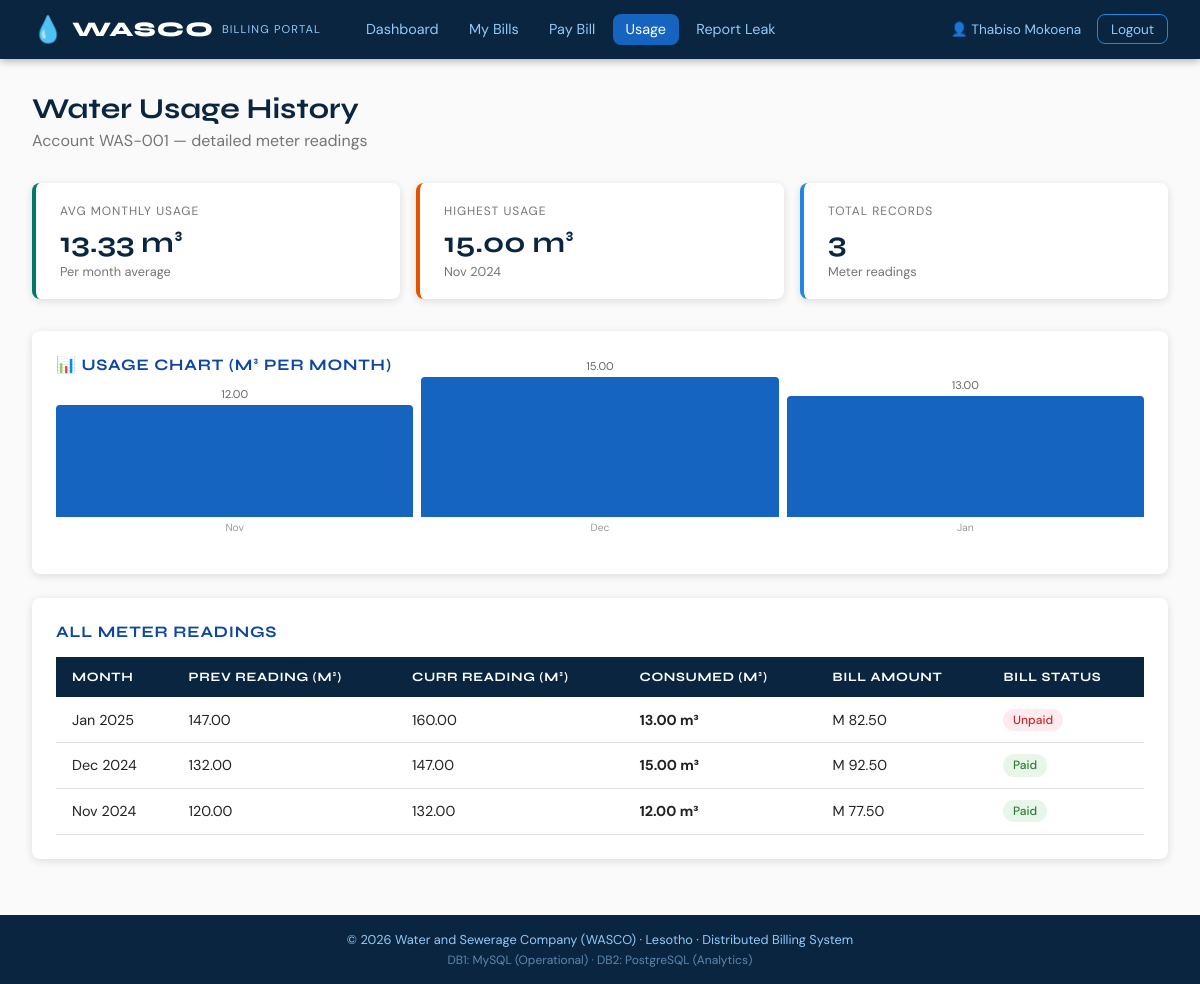
/pages/usage.php (signed in), run on the app's committed database.
### tables this page shows
CREATE TABLE water_usage (
    usage_id INT PRIMARY KEY AUTO_INCREMENT,
    account_number VARCHAR(20) NOT NULL,
    reading_month DATE NOT NULL,
    previous_reading DECIMAL(10,2) DEFAULT 0,
    current_reading DECIMAL(10,2) NOT NULL,
    units_consumed DECIMAL(10,2) GENERATED ALWAYS AS (current_reading - previous_reading) STORED,
    recorded_by INT,
    recorded_at TIMESTAMP DEFAULT CURRENT_TIMESTAMP,
    FOREIGN KEY (account_number) REFERENCES customers(account_number),
    FOREIGN KEY (recorded_by) REFERENCES users(user_id)
);

CREATE TABLE bills (
    bill_id INT PRIMARY KEY AUTO_INCREMENT,
    account_number VARCHAR(20) NOT NULL,
    billing_month DATE NOT NULL,
    units_consumed DECIMAL(10,2) NOT NULL,
    amount_due DECIMAL(10,2) NOT NULL,
    due_date DATE NOT NULL,
    payment_status ENUM('unpaid','partial','paid','overdue') DEFAULT 'unpaid',
    generated_at TIMESTAMP DEFAULT CURRENT_TIMESTAMP,
    FOREIGN KEY (account_number) REFERENCES customers(account_number)
);

### pages/usage.php (the view, shortened to what this page needs)
<?php
$db  = getDB1();
$acc = $_SESSION['account_number'];
$usage = $db->prepare("SELECT w.*, b.amount_due, b.payment_status FROM water_usage w
                        LEFT JOIN bills b ON w.account_number=b.account_number
                          AND DATE_FORMAT(w.reading_month,'%Y-%m')=DATE_FORMAT(b.billing_month,'%Y-%m')
                        WHERE w.account_number=?
                        ORDER BY w.reading_month DESC");
$usage->execute([$acc]);
$records = $usage->fetchAll();
$avgStmt = $db->prepare("SELECT ROUND(AVG(units_consumed),2) as avg_units FROM water_usage WHERE account_number=?");
$avgStmt->execute([$acc]);
$avg = $avgStmt->fetchColumn();
$maxStmt = $db->prepare("SELECT MAX(units_consumed) as max_units, reading_month FROM water_usage WHERE account_number=?");
$maxStmt->execute([$acc]);
$maxData = $maxStmt->fetch();
include __DIR__ . '/../includes/header.php';
?>
<div class="page-header">
    <h1>Water Usage History</h1>
    <p>Account <?= $acc ?> — detailed meter readings</p>
</div>
<div class="stat-grid">
    <div class="stat-card teal">
        <div class="stat-label">Avg Monthly Usage</div>
        <div class="stat-value"><?= $avg ?? 0 ?> m³</div>
        <div class="stat-sub">Per month average</div>
    </div>
    <div class="stat-card orange">
        <div class="stat-label">Highest Usage</div>
        <div class="stat-value"><?= $maxData['max_units'] ?? 0 ?> m³</div>
        <div class="stat-sub"><?= $maxData['reading_month'] ? date('M Y', strtotime($maxData['reading_month'])) : '-' ?></div>
    </div>
    <div class="stat-card">
        <div class="stat-label">Total Records</div>
        <div class="stat-value"><?= count($records) ?></div>
        <div class="stat-sub">Meter readings</div>
    </div>
</div>
<?php if ($records): ?>
<div class="card">
    <div class="card-title">📊 Usage Chart (m³ per month)</div>
    <div style="display:flex;align-items:flex-end;gap:8px;height:160px;padding:1rem 0;">
        <?php
        $maxUnits = max(array_column($records,'units_consumed')) ?: 1;
        $chartData = array_reverse(array_slice($records, 0, 12));
        foreach ($chartData as $r):
            $height = round(($r['units_consumed']/$maxUnits)*140);
        ?>
        <div style="flex:1;display:flex;flex-direction:column;align-items:center;gap:4px;">
            <span style="font-size:.7rem;color:#666"><?= $r['units_consumed'] ?></span>
            <div style="width:100%;height:<?= $height ?>px;background:#1565c0;border-radius:4px 4px 0 0;transition:height .3s;"></div>
            <span style="font-size:.65rem;color:#999;text-align:center;"><?= date('M', strtotime($r['reading_month'])) ?></span>
        </div>
        <?php endforeach; ?>
    </div>
</div>
<?php endif; ?>
<div class="card">
    <div class="card-title">All Meter Readings</div>
    <div class="table-wrap">
        <table>
            <thead>
                <tr><th>Month</th><th>Prev Reading (m³)</th><th>Curr Reading (m³)</th><th>Consumed (m³)</th><th>Bill Amount</th><th>Bill Status</th></tr>
            </thead>
            <tbody>
            <?php foreach ($records as $r): ?>
            <tr>
                <td><?= date('M Y', strtotime($r['reading_month'])) ?></td>
                <td><?= $r['previous_reading'] ?></td>
                <td><?= $r['current_reading'] ?></td>
                <td><strong><?= $r['units_consumed'] ?> m³</strong></td>
                <td><?= $r['amount_due'] ? 'M '.number_format($r['amount_due'],2) : '—' ?></td>
                <td><?= $r['payment_status'] ? '<span class="badge badge-'.$r['payment_status'].'">'.ucfirst($r['payment_status']).'</span>' : '—' ?></td>
            </tr>
            <?php endforeach; ?>
            </tbody>
        </table>
    </div>
</div>
<?php include __DIR__ . '/../includes/footer.php'; ?>

### assets/css/style.css (style rules this page uses)
:root { --blue-900: #0a2540; --blue-700: #0d47a1; --blue-500: #1565c0; --blue-400: #1e88e5; --blue-200: #90caf9; --blue-100: #e3f2fd; --teal: #00796b; --teal-lt: #b2dfdb; --green: #2e7d32; --red: #c62828; --orange: #e65100; --white: #ffffff; --grey-50: #fafafa; --grey-100: #f5f5f5; --grey-300: #e0e0e0; --grey-600: #757575; --grey-900: #212121; --radius: 8px; --shadow: 0 2px 8px rgba(0,0,0,.12); --shadow-md:0 4px 16px rgba(0,0,0,.15); }
* { box-sizing: border-box; margin: 0; padding: 0; }
body { font-family: 'DM Sans', sans-serif; background: var(--grey-50); color: var(--grey-900); min-height: 100vh; display: flex; flex-direction: column; }
h1, h2, h3, h4 { font-family: 'Syne', sans-serif; }
.page-header { margin-bottom: 2rem; }
.page-header h1 { font-size: 1.8rem; color: var(--blue-900); }
.page-header p { color: var(--grey-600); margin-top: .3rem; }
.card { background: white; border-radius: var(--radius); box-shadow: var(--shadow); padding: 1.5rem; margin-bottom: 1.5rem; }
.card-title { font-family: 'Syne', sans-serif; font-weight: 700; font-size: 1rem; color: var(--blue-700); margin-bottom: 1rem; text-transform: uppercase; letter-spacing: .05em; }
.stat-grid { display: grid; grid-template-columns: repeat(auto-fit, minmax(200px, 1fr)); gap: 1rem; margin-bottom: 2rem; }
.stat-card { background: white; border-radius: var(--radius); box-shadow: var(--shadow); padding: 1.2rem 1.5rem; border-left: 4px solid var(--blue-400); transition: transform .2s, box-shadow .2s; }
.stat-card.teal { border-color: var(--teal); }
.stat-card.orange { border-color: var(--orange); }
.stat-label { font-size: .75rem; text-transform: uppercase; letter-spacing: .08em; color: var(--grey-600); margin-bottom: .4rem; }
.stat-value { font-family: 'Syne', sans-serif; font-size: 1.8rem; font-weight: 700; color: var(--blue-900); }
.stat-sub { font-size: .8rem; color: var(--grey-600); margin-top: .2rem; }
.table-wrap { overflow-x: auto; }
table { width: 100%; border-collapse: collapse; font-size: .9rem; }
thead th { background: var(--blue-900); color: white; padding: .75rem 1rem; text-align: left; font-family: 'Syne', sans-serif; font-size: .8rem; letter-spacing: .05em; text-transform: uppercase; }
tbody tr { border-bottom: 1px solid var(--grey-300); transition: background .15s; }
tbody td { padding: .7rem 1rem; }
.badge { display: inline-block; padding: .2rem .6rem; border-radius: 20px; font-size: .75rem; font-weight: 500; }
.badge-paid { background: #e8f5e9; color: var(--green); }
.badge-unpaid { background: #ffebee; color: var(--red); }

### data on the page
water_usage: units_consumed "12.00", reading_month "Nov", reading_month "Nov 2024", previous_reading "120.00", current_reading "132.00", bills.amount_due "77.50", bills.payment_status "Paid"
water_usage: units_consumed "15.00", reading_month "Dec", reading_month "Dec 2024", previous_reading "132.00", current_reading "147.00", bills.amount_due "92.50", bills.payment_status "Paid"
water_usage: units_consumed "13.00", reading_month "Jan", reading_month "Jan 2025", previous_reading "147.00", current_reading "160.00", bills.amount_due "82.50", bills.payment_status "Unpaid"

### other printed values
$name "Thabiso Mokoena"
$acc "WAS-001"
$avg "13.33"
$maxData['max_units'] "15.00"
date('M Y', strtotime($maxData['reading_month'])) "Nov 2024"
count($records) "3"
